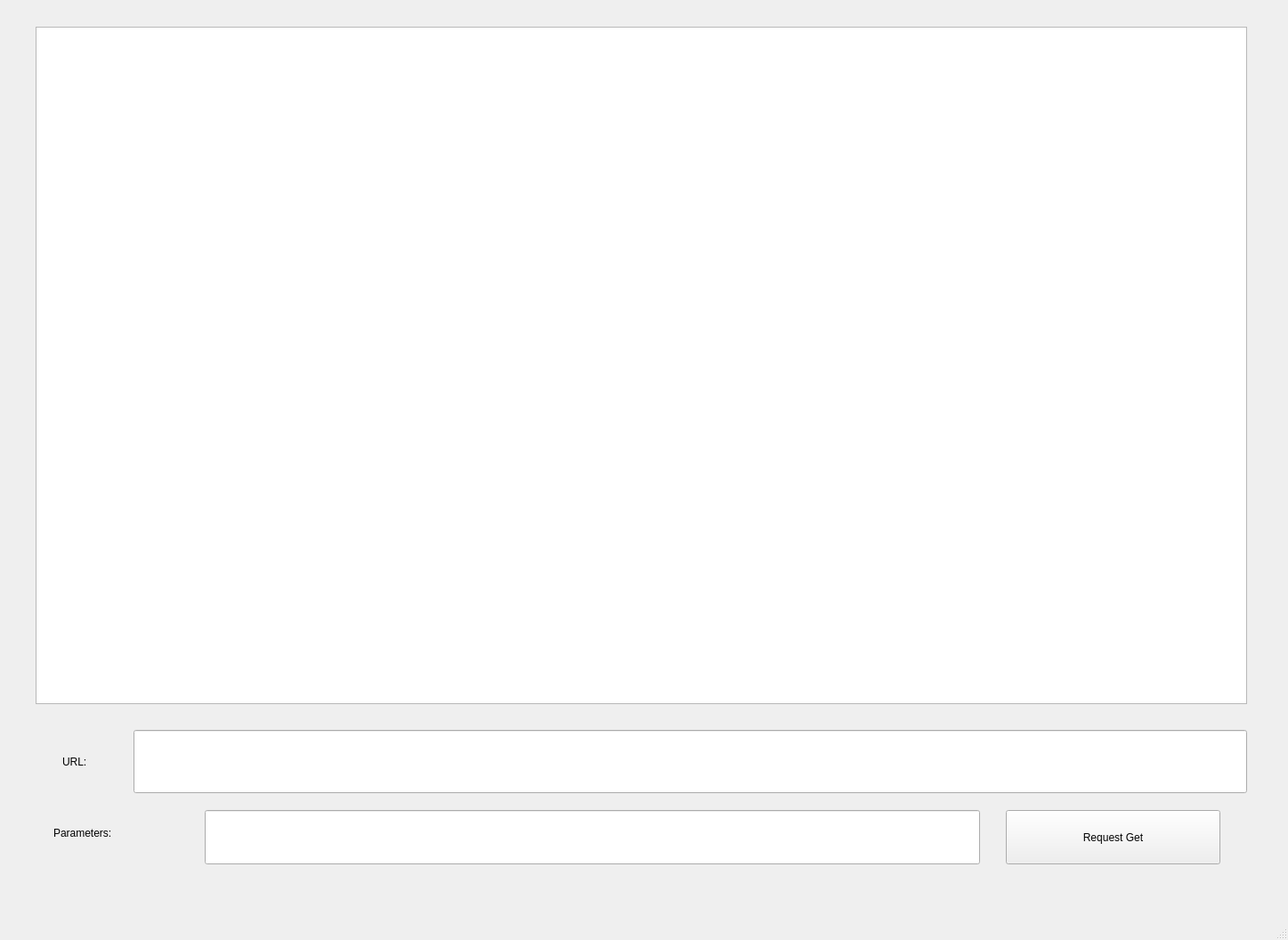
<?xml version="1.0" encoding="UTF-8"?>
<ui version="4.0">
 <class>MainWindow</class>
 <widget class="QMainWindow" name="MainWindow">
  <property name="geometry">
   <rect>
    <x>0</x>
    <y>0</y>
    <width>1447</width>
    <height>1056</height>
   </rect>
  </property>
  <property name="windowTitle">
   <string>MainWindow</string>
  </property>
  <widget class="QWidget" name="centralwidget">
   <widget class="QPlainTextEdit" name="plainTextEdit">
    <property name="geometry">
     <rect>
      <x>40</x>
      <y>30</y>
      <width>1361</width>
      <height>761</height>
     </rect>
    </property>
   </widget>
   <widget class="QLineEdit" name="lineEdit">
    <property name="geometry">
     <rect>
      <x>150</x>
      <y>820</y>
      <width>1251</width>
      <height>71</height>
     </rect>
    </property>
   </widget>
   <widget class="QPushButton" name="pushButton">
    <property name="geometry">
     <rect>
      <x>1130</x>
      <y>910</y>
      <width>241</width>
      <height>61</height>
     </rect>
    </property>
    <property name="text">
     <string>Request Get</string>
    </property>
   </widget>
   <widget class="QLabel" name="label">
    <property name="geometry">
     <rect>
      <x>70</x>
      <y>830</y>
      <width>71</width>
      <height>51</height>
     </rect>
    </property>
    <property name="text">
     <string>URL:</string>
    </property>
   </widget>
   <widget class="QLabel" name="label_2">
    <property name="geometry">
     <rect>
      <x>60</x>
      <y>910</y>
      <width>191</width>
      <height>51</height>
     </rect>
    </property>
    <property name="text">
     <string>Parameters: </string>
    </property>
   </widget>
   <widget class="QLineEdit" name="lineEdit_2">
    <property name="geometry">
     <rect>
      <x>230</x>
      <y>910</y>
      <width>871</width>
      <height>61</height>
     </rect>
    </property>
   </widget>
  </widget>
  <widget class="QMenuBar" name="menubar">
   <property name="geometry">
    <rect>
     <x>0</x>
     <y>0</y>
     <width>1447</width>
     <height>39</height>
    </rect>
   </property>
  </widget>
  <widget class="QStatusBar" name="statusbar"/>
 </widget>
 <resources/>
 <connections/>
</ui>
